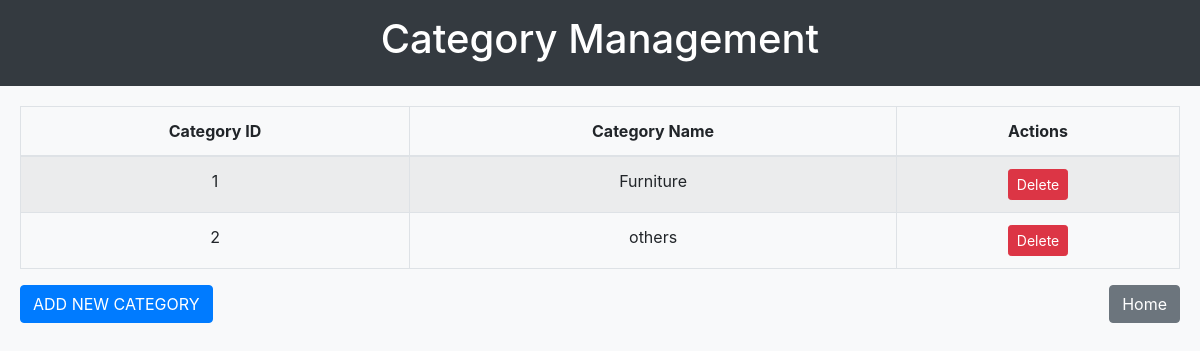
/viewcategory/, run on an earlier commit of the app's database.
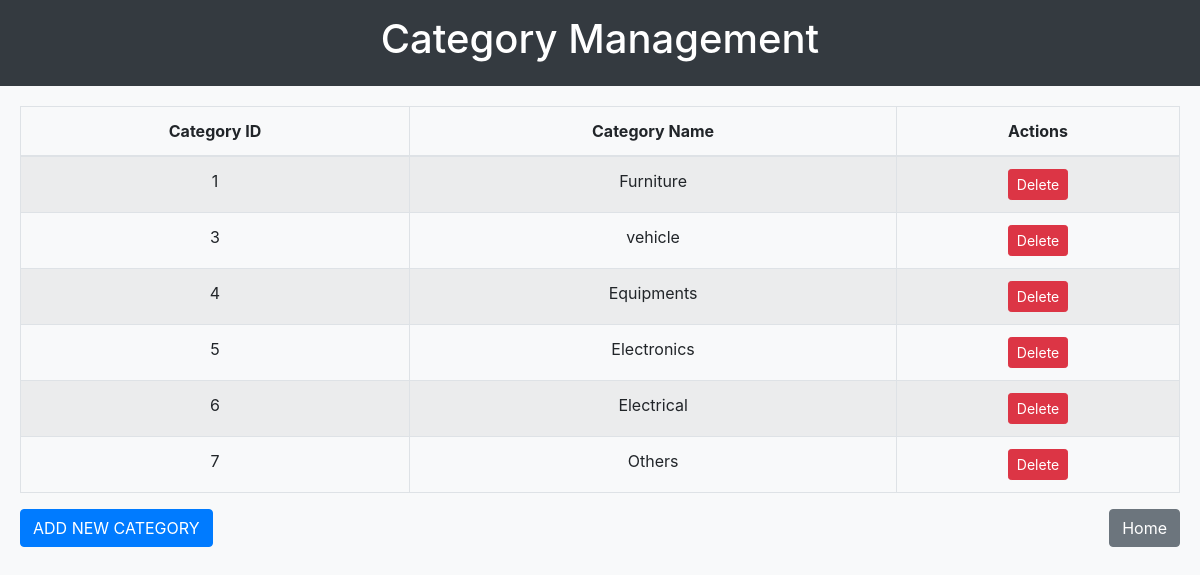
And on a later commit of the database.
### rentapp/models.py (models this page shows)
class CATEGORY(models.Model):
    Categoryname=models.CharField(max_length=200)

### rentapp/views.py (the view)
# urls.py: path('viewcategory/',views.viewcategory,name='viewcategory'),
def viewcategory(request):
    x=CATEGORY.objects.all()
    return render(request,'viewcategory.html',{'x1':x})

### rentapp/templates/viewcategory.html (shortened to what this page needs)
{% load static %}
<!DOCTYPE html>
<html lang="en">
<head>
    <link href="https://stackpath.bootstrapcdn.com/bootstrap/4.5.2/css/bootstrap.min.css" rel="stylesheet">
    <link href="https://cdnjs.cloudflare.com/ajax/libs/font-awesome/5.15.1/css/all.min.css" rel="stylesheet">
    <link rel="stylesheet" href="{% static 'css/viewcategory.css' %}">
</head>
<body>
<div class="header">
    <h1>Category Management</h1>
</div>
<div class="table-container">
    <table class="table table-striped table-bordered">
        <thead>
            <tr>
                <th>Category ID</th>
                <th>Category Name</th>
                <th>Actions</th>
            </tr>
        </thead>
        <tbody>
            {% for i in x1 %}
            <tr>
                <td>{{ i.id }}</td>
                <td>{{ i.Categoryname }}</td>
                <td>
                    <a href="/removecategory/{{ i.id }}" class="btn btn-danger btn-sm">Delete</a>
                </td>
            </tr>
            {% endfor %}
        </tbody>
    </table>
    <div class="d-flex justify-content-between">
        <a href="/addcategory/" class="btn btn-primary">ADD NEW CATEGORY</a>
        <a href="/adminhome" class="btn btn-secondary">Home</a>
    </div>
</div>
</body>
</html>

What changed in the data, as far as the page shows it:
removed CATEGORY: id "2", Categoryname "others"
added CATEGORY: id "3", Categoryname "vehicle"
added CATEGORY: id "4", Categoryname "Equipments"
added CATEGORY: id "5", Categoryname "Electronics"
added CATEGORY: id "6", Categoryname "Electrical"
added CATEGORY: id "7", Categoryname "Others"
